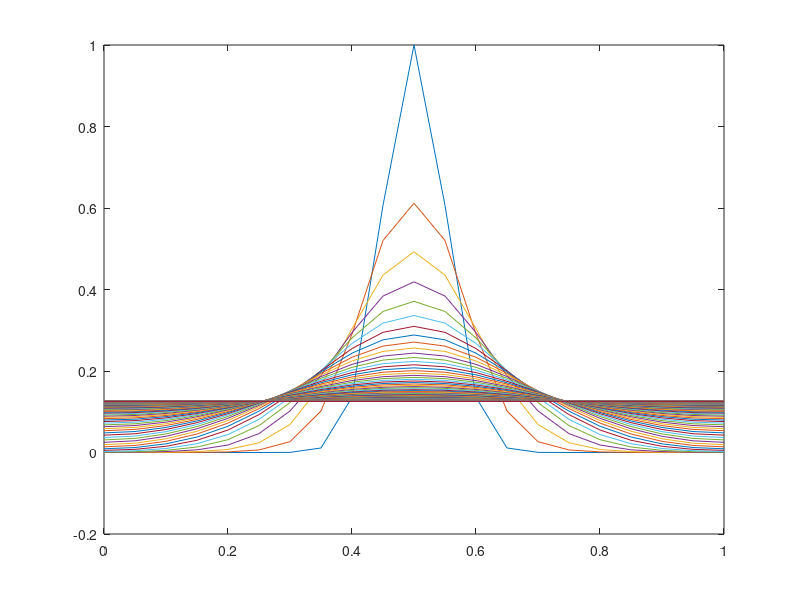

The MATLAB source for this figure:
clear;
clc;

%Excersise 3.02

%%Constants
N = 21; %number of points
L=1;
M = 1001; %number of time steps

alpha = 1;
dt = 0.002;
dx = L /(N-1);
beta = 0.5*alpha*dt/(dx^2);

%%Vector u
u = zeros(N,M);
x = linspace(0,L,N);

beta = 0.5*alpha*dt/(dx^2);
% Dirichlet boundary conditions
u0 = 0; % BC at x = 0
uL = 0; % BC at x = L
% Define arrays
x = linspace(0,L,N); % domain in x



%need array for system of equations
A = zeros(N,N); %square matrix A
b = zeros(N,1); % square matrix A
a = [-beta,1+2*beta,-beta];
b = zeros(N,1);% Define the initial condition

uo = @(x)( exp( -200*(x-0.5).^2 ) );
u(:,1) = uo( x' );
u
% Build matrix A
for i=2:(N-1)
    j = (i-1):(i+1);
    A(i,j) = a;
end
% Impose boundary conditions
%have not yet implemented the boundary conditions, where we force the derivatives to equal 0
%so must use forward or backwards differencing, cannot use central
%at left boundary, use forward differencing, at right boundary, use backwards differencing
A(1,1:3) = [-3,4,-1]; %forward diff at i = 1 (left boundary)
A(N,(N-2):N) = [1,-4,3];%backward diff at i = N (right boundary)
% Compute the inverse of A
A_inv = inv(A);
%note, matrix A was almost a diagonal matrix, just add row vector [-Fo,1+2*Fo , -Fo] to each "diagonal of the matrix"

% for i = 2:N-1
%     addRow = zeros(1,N);
%     addRow(i-1:i+ (-1+length(a)) -1) = addRow(i-1:i+ (-1+length(a)) -1) + a; %starts at i-1, since i starts at 2
%     A(i,:) = A(i,:) + addRow;
% end
%implement crank-nicholson
for timeStep = 1:M-1
    %update known vector b
    for i = 2:N-1
        b(i) = beta*u(i-1,timeStep) + (1-2*beta)*u(i,timeStep) + beta*u(i+1,timeStep);
    end
    b(1) = 0; %derichelet boundary conditions, like in the problem
    b(N) = 0;
    b;
    u(:,timeStep+1) = A_inv * b;
end
figure;
plot(x,u(:,:))